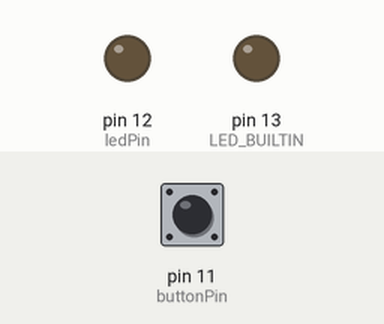
Simulated run of this sketch. Board: Arduino Uno, built with avr-gcc and run on an emulated ATmega328P. Parts: output pins drawn as LEDs (lit = HIGH). The inputs (shaded band) are chosen by the test bench; at power-on: pin 11 (buttonPin) LOW.

Above: at 1.2 s.
1.3 s: pin 11 (buttonPin) pulled HIGH for 0.15 s
At 2.1 s:
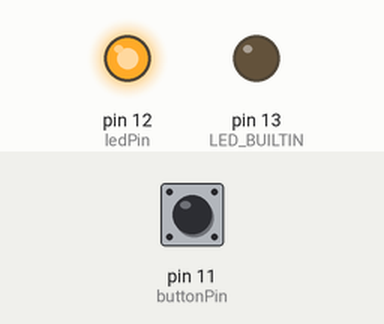
4.4 s: pin 11 (buttonPin) pulled HIGH for 3.2 s
At 4.75 s:
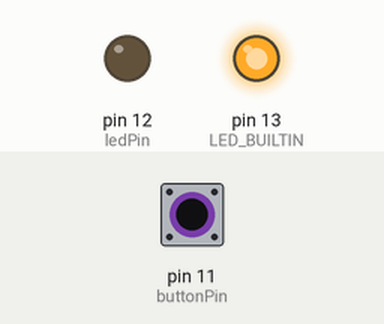
Timing chart, 0 to 15.1 s (numbered marks = the images above; inputs shaded):
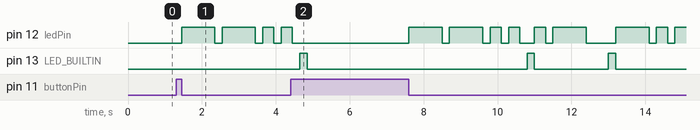

The sketch:

2024-04-08-morse-code-name__v1.ino
```cpp
int buttonState = 0;
int ledPin = 12;
int buttonPin = 11;

bool buttonHasBeenPressedAtLeastOnce = false;
int buttonIsBeingPressed = false;

int dotDelay = 300;
int dashDelay = 900;

int letterIndex = 0;
int morseCodeIndex = 0;

int lettersInMyName[][4] = {
  { dashDelay, dashDelay, dotDelay, dotDelay },   // z
  { dotDelay, dashDelay },                        // a
  { dashDelay, dotDelay, dashDelay, dashDelay },  // y
  { dashDelay, dotDelay }                         // n
};

int letterDotDashCount() {
  return sizeof(lettersInMyName[letterIndex]) / sizeof(lettersInMyName[letterIndex][morseCodeIndex]);
}

size_t lettersTotalCount = sizeof(lettersInMyName) / sizeof(lettersInMyName[letterIndex]);
size_t dotDashCountForLetterAtIndex = letterDotDashCount();

void setup() {
  pinMode(LED_BUILTIN, OUTPUT);

  pinMode(ledPin, OUTPUT);
  pinMode(buttonPin, INPUT);
}

void loop() {
  // is the button being pressed
  buttonState = digitalRead(buttonPin);

  // stop and reset everything while the button is being pressed
  if (buttonState == HIGH) {
    digitalWrite(ledPin, LOW);

    buttonHasBeenPressedAtLeastOnce = true;
    letterIndex = 0;
    morseCodeIndex = 0;

    return;
  }

  // wait until the first time the button is pressed before starting to flash LED
  if (!buttonHasBeenPressedAtLeastOnce) {
    return;
  }

  // flash dot/dash
  digitalWrite(ledPin, HIGH);
  delay(lettersInMyName[letterIndex][morseCodeIndex]);
  digitalWrite(ledPin, LOW);
  delay(200);

  // move index to next dot/dash
  morseCodeIndex += 1;

  // count how many dots dashes for this letter
  dotDashCountForLetterAtIndex = letterDotDashCount();

  // if all dots/dashes complete for this letter, move to next letter
  if (morseCodeIndex >= dotDashCountForLetterAtIndex) {
    morseCodeIndex = 0;
    letterIndex += 1;

    // separate letters out a bit with a pause, indicate space using internal LED
    digitalWrite(LED_BUILTIN, HIGH);
    delay(200);
    digitalWrite(LED_BUILTIN, LOW);
  }

  // if all letters of my name have displayed already, go back to first letter
  if (letterIndex >= lettersTotalCount) {
    letterIndex = 0;
  }
}
```

Measured:
- after the input at 1.3 s, pin 12 (ledPin): goes HIGH 0.90 s, LOW 0.20 s, HIGH 0.90 s, LOW 0.20 s, HIGH 0.30 s, LOW 0.20 s, then HIGH, starting after 0.15 s
